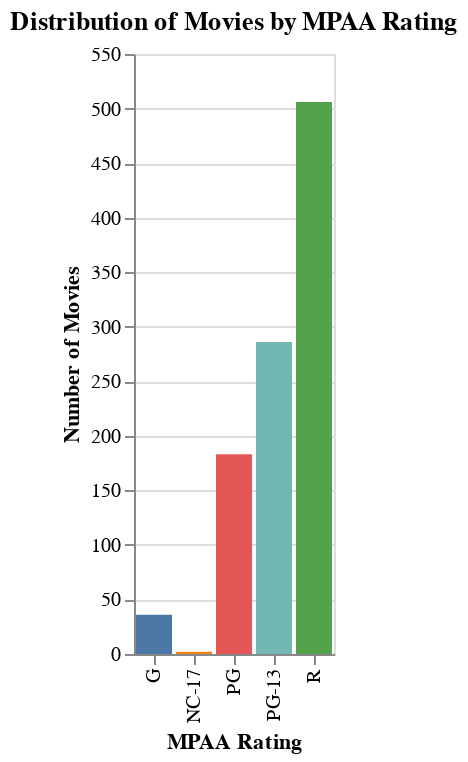

This figure's notebook cell:
### Code cell
import altair as alt
import pandas as pd
import warnings

# Suppress FutureWarnings
warnings.simplefilter(action='ignore', category=FutureWarning)

# Define standard MPAA ratings
mpaa_ratings = ['G', 'PG', 'PG-13', 'R', 'NC-17']

# Filter only movies
movies_df = df[df['type'] == 'Movie']

# Keep only MPAA-rated movies
mpaa_movies_df = movies_df[movies_df['rating'].isin(mpaa_ratings)]

# Convert 'rating' column to string (to avoid Altair warnings)
mpaa_movies_df['rating'] = mpaa_movies_df['rating'].astype(str)

# Create a bar chart for the count of each MPAA rating
bar_chart = alt.Chart(mpaa_movies_df).mark_bar().encode(
    x=alt.X('rating:N', title='MPAA Rating'),
    y=alt.Y('count():Q', title='Number of Movies'),
    color=alt.Color('rating:N', legend=None)  # Different colors for categories
).properties(
    title="Distribution of Movies by MPAA Rating"
)

# Display the chart
bar_chart

### Figure 1 — Vega-Lite specification as saved in the notebook (floating-point values rounded to 4 significant figures; data arrays with more than 128 entries replaced by an {"elided": "..."} marker saying what was removed)
{"config": {"view": {"continuousWidth": 300, "continuousHeight": 300}}, "data": {"name": "data-0502e4c0d3e0c10e40120858d4d855a7"}, "mark": {"type": "bar"}, "encoding": {"color": {"field": "rating", "legend": null, "type": "nominal"}, "x": {"field": "rating", "title": "MPAA Rating", "type": "nominal"}, "y": {"aggregate": "count", "title": "Number of Movies", "type": "quantitative"}}, "title": "Distribution of Movies by MPAA Rating", "$schema": "https://vega.github.io/schema/vega-lite/v5.8.0.json", "datasets": {"data-0502e4c0d3e0c10e40120858d4d855a7": {"elided": "1013 records"}}}
